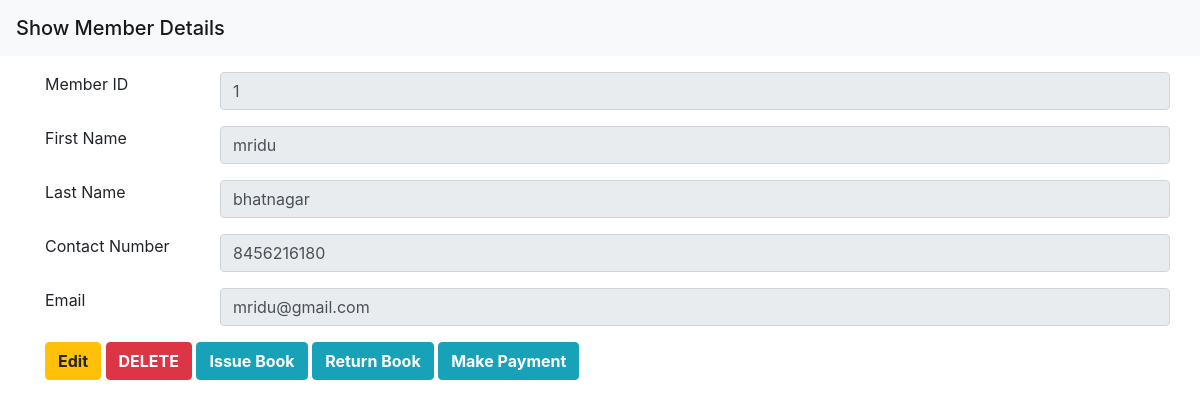
The app's page /members/member/1 with its own data.
### app/models/members.py (models this page shows)
class Members(db.Model):
    member_id = db.Column(db.Integer, nullable=False, autoincrement=True, primary_key=True)
    first_name = db.Column(db.String(250), nullable=False)
    last_name = db.Column(db.String(250), nullable=False)
    created_at = db.Column(
        DATETIME(fsp=6), default=datetime.datetime.now, nullable=False
    )
    updated_at = db.Column(
        DATETIME(fsp=6),
        default=datetime.datetime.now,
        onupdate=datetime.datetime.now,
        nullable=False,
    )
    contact_number = db.Column(db.String(20), nullable=False)
    email = db.Column(db.String(100), nullable=False)

### app/members/routes.py (the view)
@bp.route('/member/<member_id>', methods=["GET"])
def get_member(member_id):
    member_details = database_helper.get_member(member_id)
    return render_template('members/show_member.html', member_details=member_details)

### app/members/database_helper.py (called while the page is built)
def get_member(memberid):
    query = db.session.query(Members).filter(Members.member_id==memberid).all()
    for row in query:
        return {"member_id": row.member_id,
                "first_name": row.first_name,
                "last_name": row.last_name,
                "contact_number": row.contact_number,
                "email": row.email}

### app/templates/members/show_member.html (shortened to what this page needs)
{% extends 'base.html' %}
{% block content %}
<div class="container-fuild">
    <nav class="navbar navbar-light bg-light">
        <span class="navbar-brand mb-0 h1">{% block title %}Show Member Details{% endblock %}</span>
    </nav>
    <form class="container">
        <div class="form-group row mt-3">
            <label for="member_id" class="form-label col-sm-2">Member ID</label>
            <input type="text" class="form-control input-sm col-sm-10" id="member_id" value='{{member_details["member_id"]}}' readonly>
        </div>
        <div class="form-group row mt-3">
            <label for="first_name" class="form-label col-sm-2">First Name</label>
            <input type="text" class="form-control input-sm col-sm-10" id="first_name" value='{{member_details["first_name"]}}' readonly>
        </div>
        <div class="form-group row mt-3">
            <label for="last_name" class="form-label col-sm-2">Last Name</label>
            <input type="text" class="form-control input-sm col-sm-10" id="last_name" value='{{member_details["last_name"]}}' readonly>
        </div>
        <div class="form-group row mt-3">
            <label for="contact_number" class="form-label col-sm-2">Contact Number</label>
            <input type="text" class="form-control input-sm col-sm-10" id="contact_number" value='{{member_details["contact_number"]}}' readonly>
        </div>
        <div class="form-group row mt-3">
            <label for="email" class="form-label col-sm-2">Email</label>
            <input type="test" class="form-control input-sm col-sm-10" id="email" value='{{member_details["email"]}}' readonly>
        </div>
        <div>
            <button type="button" class="btn btn-warning" id="edit_{{member_details['member_id']}}" onclick="editBook(this.id)"><strong>Edit</strong></button>
            <button type="button" class="btn btn-danger" id="delete_{{member_details['member_id']}}" onclick="deleteBook(this.id)"><strong>DELETE</strong></button>
            <button type="button" class="btn btn-info" id="issue_{{member_details['member_id']}}" onclick="issueBook(this.id)"><strong>Issue Book</strong></button>
            <button type="button" class="btn btn-info" id="return_{{member_details['member_id']}}" onclick="returnBook(this.id)"><strong>Return Book</strong></button>
            <button type="button" class="btn btn-info" id="payment_{{member_details['member_id']}}" onclick="makePayment(this.id)"><strong>Make Payment</strong></button>
        </div>
    </form>
</div>
{% endblock %}

### records on screen
Members: first_name "mridu", last_name "bhatnagar", contact_number "8456216180", email "mridu@gmail.com"
